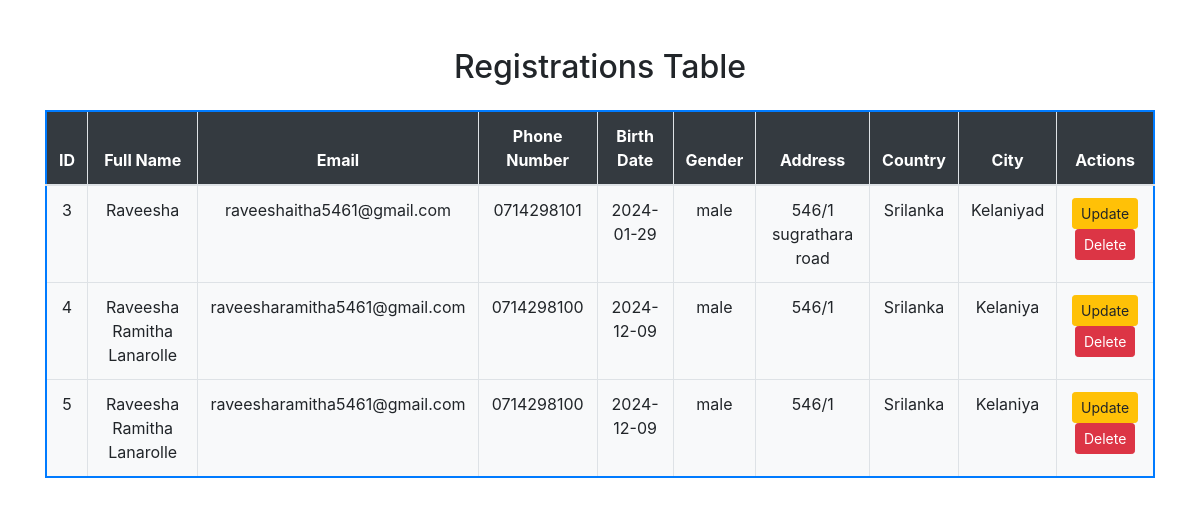
Screenshot of /retrieve_data.php with the database file from the repository.
### tables this page shows
CREATE TABLE `registrations` (
  `id` int(11) NOT NULL,
  `full_name` varchar(255) DEFAULT NULL,
  `email` varchar(255) DEFAULT NULL,
  `phone_number` varchar(15) DEFAULT NULL,
  `birth_date` date DEFAULT NULL,
  `gender` enum('male','female') DEFAULT NULL,
  `address` varchar(255) DEFAULT NULL,
  `country` varchar(50) DEFAULT NULL,
  `city` varchar(100) DEFAULT NULL
);

### retrieve_data.php (the view, shortened to what this page needs)
<!DOCTYPE html>
<html lang="en">
<head>
    <link href="https://maxcdn.bootstrapcdn.com/bootstrap/4.5.2/css/bootstrap.min.css" rel="stylesheet">
</head>
<body>
    <div class="container mt-5">
        <h2 class="text-center mb-4">Registrations Table</h2>
        <?php
        $servername = "localhost";
        $username = "root";
        $password = "";
        $dbname = "registration_db";
        $conn = new mysqli($servername, $username, $password, $dbname);
        $sql = "SELECT * FROM registrations";
        $result = $conn->query($sql);
        if ($result->num_rows > 0) {
            echo "<div class='table-container'>
                    <table class='table table-bordered table-hover custom-table'>
                        <thead>
                            <tr>
                                <th>ID</th>
                                <th>Full Name</th>
                                <th>Email</th>
                                <th>Phone Number</th>
                                <th>Birth Date</th>
                                <th>Gender</th>
                                <th>Address</th>
                                <th>Country</th>
                                <th>City</th>
                                <th>Actions</th>
                            </tr>
                        </thead>
                        <tbody>";
            while ($row = $result->fetch_assoc()) {
                echo "<tr>
                        <td>{$row['id']}</td>
                        <td>{$row['full_name']}</td>
                        <td>{$row['email']}</td>
                        <td>{$row['phone_number']}</td>
                        <td>{$row['birth_date']}</td>
                        <td>{$row['gender']}</td>
                        <td>{$row['address']}</td>
                        <td>{$row['country']}</td>
                        <td>{$row['city']}</td>
                        <td>
                            <a href='update_form.php?id={$row['id']}' class='btn btn-warning btn-sm'>Update</a>
                            <a href='delete_record.php?id={$row['id']}' class='btn btn-danger btn-sm' onclick=\"return confirm('Are you sure you want to delete this record?');\">Delete</a>
                        </td>
                      </tr>";
            }
            echo "</tbody>
                  </table>
                  </div>";
        } else {
            echo "<div class='text-center mt-5'><p>No records found.</p></div>";
        }
        ?>
    </div>
</body>
</html>

### retrieve_data.php (style rules this page uses)
.custom-table { border: 2px solid #007bff; border-radius: 5px; text-align: center; }
.custom-table th { background-color: #343a40; color: #ffffff; text-align: center; }
.custom-table td { background-color: #f8f9fa; color: #212529; text-align: center; }
.table-container { display: flex; justify-content: center; margin-top: 20px; }

### rows the page displays
registrations: id "3", full_name "Raveesha", email "raveeshaitha5461@gmail.com", phone_number "0714298101", birth_date "2024-01-29", gender "male", address "546/1 sugrathara road", country "Srilanka", city "Kelaniyad"
registrations: id "4", full_name "Raveesha Ramitha Lanarolle", email "raveesharamitha5461@gmail.com", phone_number "0714298100", birth_date "2024-12-09", gender "male", address "546/1", country "Srilanka", city "Kelaniya"
registrations: id "5", full_name "Raveesha Ramitha Lanarolle", email "raveesharamitha5461@gmail.com", phone_number "0714298100", birth_date "2024-12-09", gender "male", address "546/1", country "Srilanka", city "Kelaniya"
